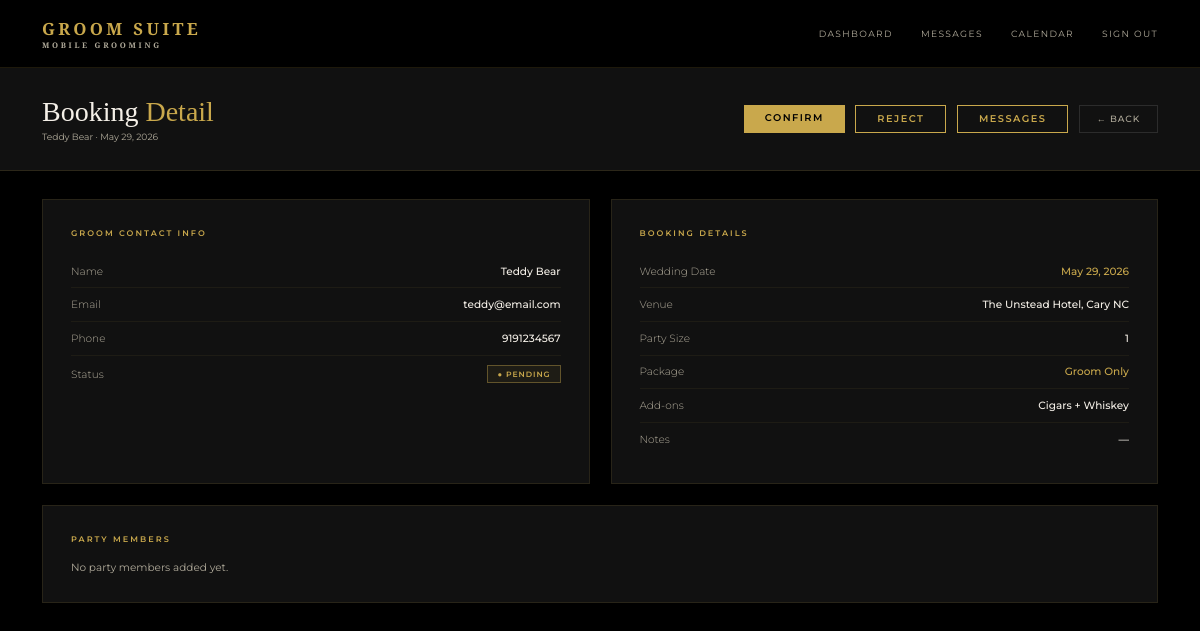
Page /admin/booking/1 (signed in) on the earlier database version.
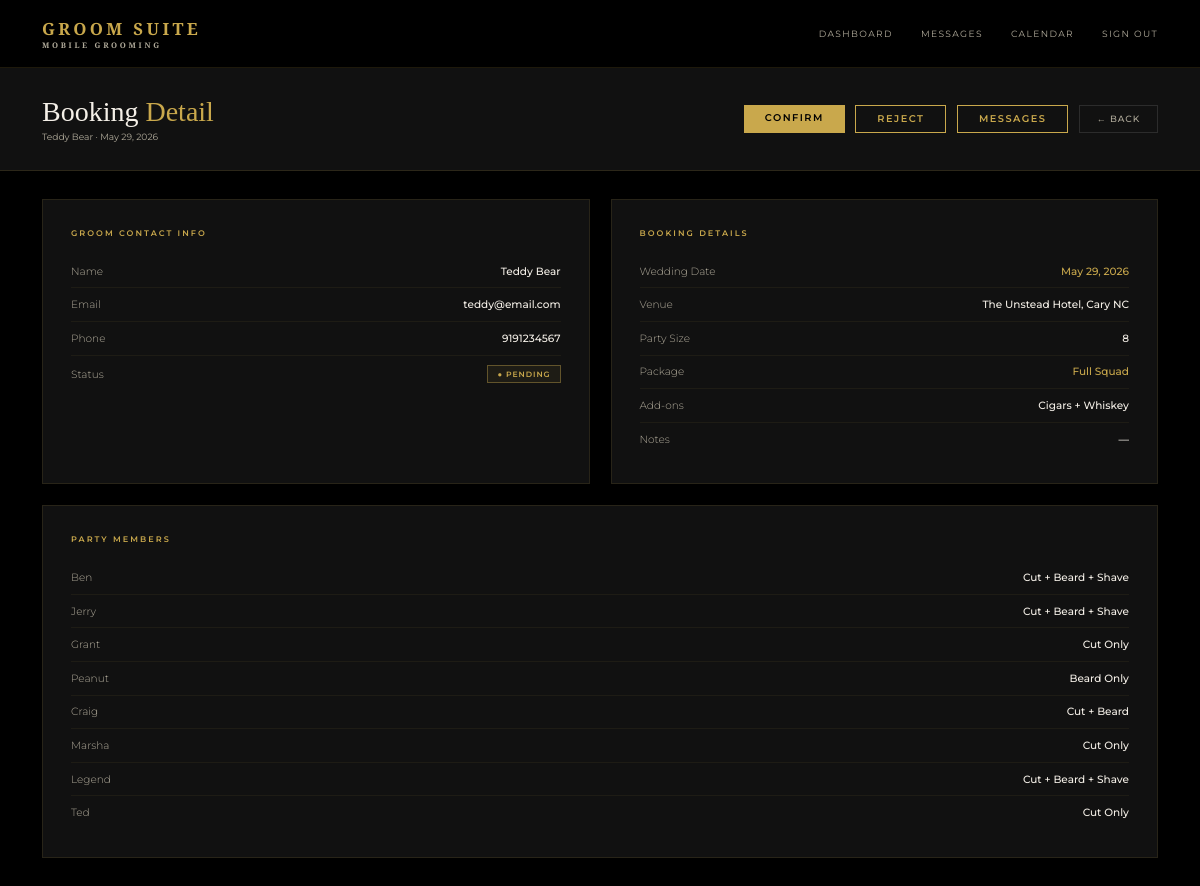
Same page on the later database version.
### models.py (models this page shows)
class Booking(db.Model):
    id = db.Column(db.Integer, primary_key=True)
    wedding_date = db.Column(db.String(50), nullable=False)
    venue = db.Column(db.String(200), nullable=False)
    start_time = db.Column(db.String(20))
    party_size = db.Column(db.Integer, default=1)
    package = db.Column(db.String(100))
    addons = db.Column(db.String(200))
    notes = db.Column(db.Text)
    status = db.Column(db.String(20), default='pending')
    created_at = db.Column(db.DateTime, default=datetime.utcnow)
    user_id = db.Column(db.Integer, db.ForeignKey('user.id'), nullable=False)
    party_members = db.relationship('PartyMember', backref='booking', lazy=True)
    messages = db.relationship('Message', backref='booking_messages', lazy=True, foreign_keys='Message.booking_id')

class PartyMember(db.Model):
    id = db.Column(db.Integer, primary_key=True)
    name = db.Column(db.String(100), nullable=False)
    service = db.Column(db.String(100), nullable=False)
    booking_id = db.Column(db.Integer, db.ForeignKey('booking.id'), nullable=False)

### routes.py (the view)
    @app.route('/admin/booking/<int:id>')
    @login_required
    @admin_required
    def booking_detail(id):
        booking = Booking.query.get_or_404(id)
        return render_template('admin/booking_detail.html', booking=booking)

### app.py (called while the page is built)
@app.template_filter('format_date')
def format_date(value):
    try:
        return datetime.strptime(value, '%Y-%m-%d').strftime('%B %d, %Y')
    except:
        return value

### auth.py (called while the page is built)
def register_routes(app, login_manager):
    @login_manager.user_loader
    def load_user(user_id):
        return db.session.get(User, int(user_id))
    @app.route('/login', methods=['GET', 'POST'])
    def login():
        if request.method == 'POST':
            email = request.form.get('email')
            password = request.form.get('password')
            user = User.query.filter_by(email=email).first()
            if user and check_password_hash(user.password, password):
                login_user(user)
                if user.role == 'admin':
                    return redirect(url_for('index'))
                return redirect(url_for('portal'))
            flash('Invalid email or password')
        return render_template('login.html')
    @app.route('/logout')
    @login_required
    def logout():
        logout_user()
        return redirect(url_for('index'))

### templates/admin/booking_detail.html (shortened to what this page needs)
{% extends 'base.html' %}
{% block content %}
<div class="admin-header">
  <div>
    <h1 class="admin-title">Booking <span>Detail</span></h1>
    <p class="admin-meta">{{ booking.client.name }} · {{ booking.wedding_date | format_date }}</p>
  </div>
  <div style="display:flex;gap:0.75rem;">
    {% if booking.status == 'pending' %}
    <a href="{{ url_for('confirm_booking', id=booking.id) }}" class="btn-gold" style="width:auto;padding:0.55rem 1.5rem;">Confirm</a>
    <a href="{{ url_for('reject_booking', id=booking.id) }}" class="btn-outline" style="padding:0.55rem 1.5rem;">Reject</a>
    {% endif %}
    <a href="{{ url_for('admin_messages', id=booking.id) }}" class="btn-outline" style="padding:0.55rem 1.5rem;">Messages</a>
    <a href="{{ url_for('admin_dashboard') }}" class="btn-ghost">← Back</a>
  </div>
</div>
<div class="portal-body">
  <div class="portal-card">
    <div class="portal-card-title">Groom Contact Info</div>
    <div class="detail-row">
      <span class="detail-label">Name</span>
      <span class="detail-value">{{ booking.client.name }}</span>
    </div>
    <div class="detail-row">
      <span class="detail-label">Email</span>
      <span class="detail-value">{{ booking.client.email }}</span>
    </div>
    <div class="detail-row">
      <span class="detail-label">Phone</span>
      <span class="detail-value">{{ booking.client.phone or '—' }}</span>
    </div>
    <div class="detail-row">
      <span class="detail-label">Status</span>
      <span class="badge badge-{{ booking.status }}">● {{ booking.status|capitalize }}</span>
    </div>
  </div>
  <div class="portal-card">
    <div class="portal-card-title">Booking Details</div>
    <div class="detail-row">
      <span class="detail-label">Wedding Date</span>
      <span class="detail-value gold">{{ booking.wedding_date | format_date }}</span>
    </div>
    <div class="detail-row">
      <span class="detail-label">Venue</span>
      <span class="detail-value">{{ booking.venue }}</span>
    </div>
    <div class="detail-row">
      <span class="detail-label">Party Size</span>
      <span class="detail-value">{{ booking.party_size }}</span>
    </div>
    <div class="detail-row">
      <span class="detail-label">Package</span>
      <span class="detail-value gold">{{ booking.package or 'TBD' }}</span>
    </div>
    <div class="detail-row">
      <span class="detail-label">Add-ons</span>
      <span class="detail-value">{{ booking.addons or 'None' }}</span>
    </div>
    <div class="detail-row">
      <span class="detail-label">Notes</span>
      <span class="detail-value">{{ booking.notes or '—' }}</span>
    </div>
  </div>
  <div class="portal-card span-2">
    <div class="portal-card-title">Party Members</div>
    {% if booking.party_members %}
      {% for member in booking.party_members %}
      <div class="detail-row">
        <span class="detail-label">{{ member.name }}</span>
        <span class="detail-value">{{ member.service }}</span>
      </div>
      {% endfor %}
    {% else %}
      <p style="color:var(--white-dim);font-size:0.75rem;">No party members added yet.</p>
    {% endif %}
  </div>
</div>
{% endblock %}

Differences in the rows shown:
changed Booking "The Unstead Hotel, Cary NC": party_size "1" → "8"; package "Groom Only" → "Full Squad"
added PartyMember: name "Ben", service "Cut + Beard + Shave"
added PartyMember: name "Jerry", service "Cut + Beard + Shave"
added PartyMember: name "Grant", service "Cut Only"
added PartyMember: name "Peanut", service "Beard Only"
added PartyMember: name "Craig", service "Cut + Beard"
added PartyMember: name "Marsha", service "Cut Only"
added PartyMember: name "Legend", service "Cut + Beard + Shave"
added PartyMember: name "Ted", service "Cut Only"
Other differences:
text no longer shown: "No party members added yet."
